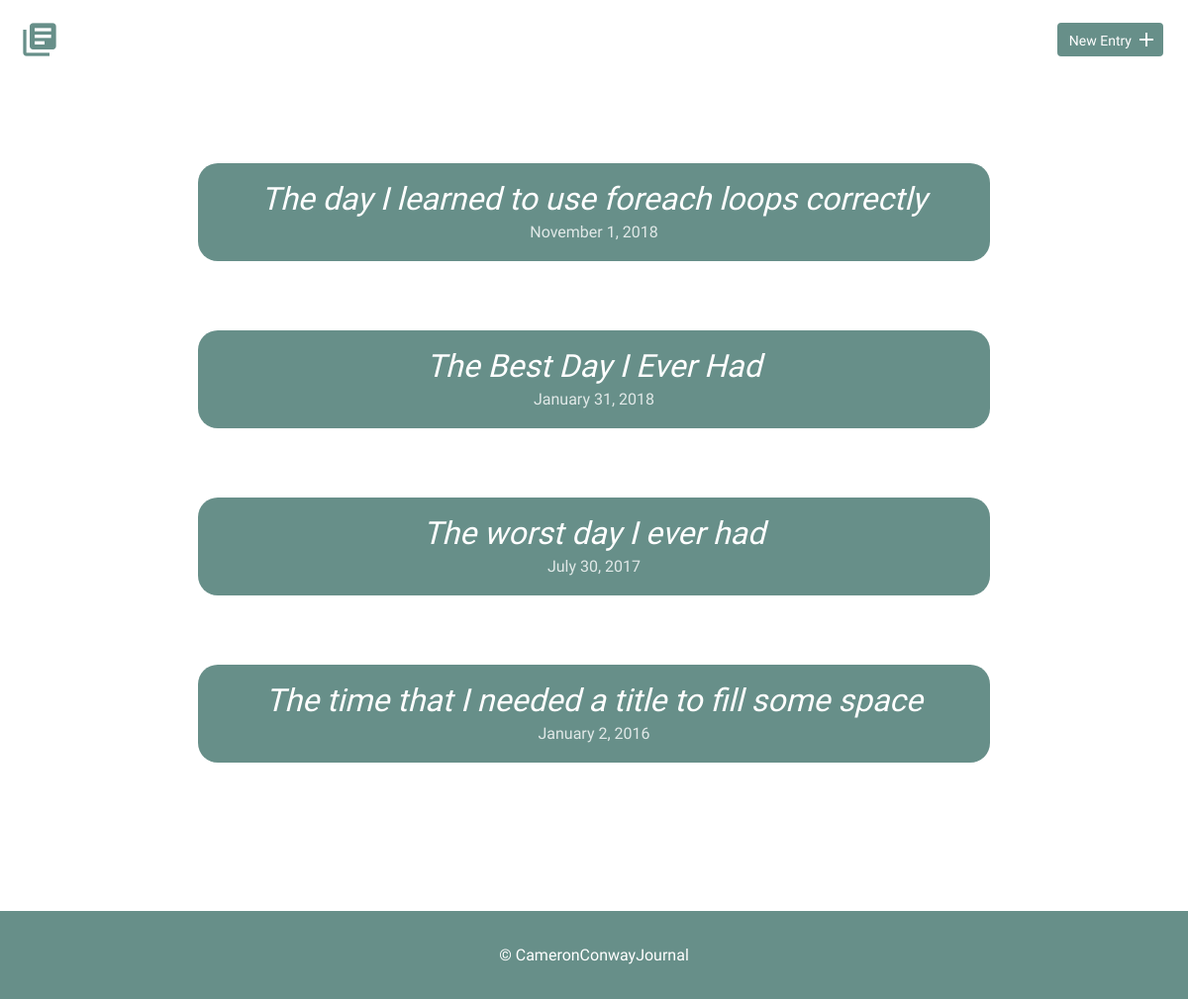
/, run on an earlier commit of the app's database.
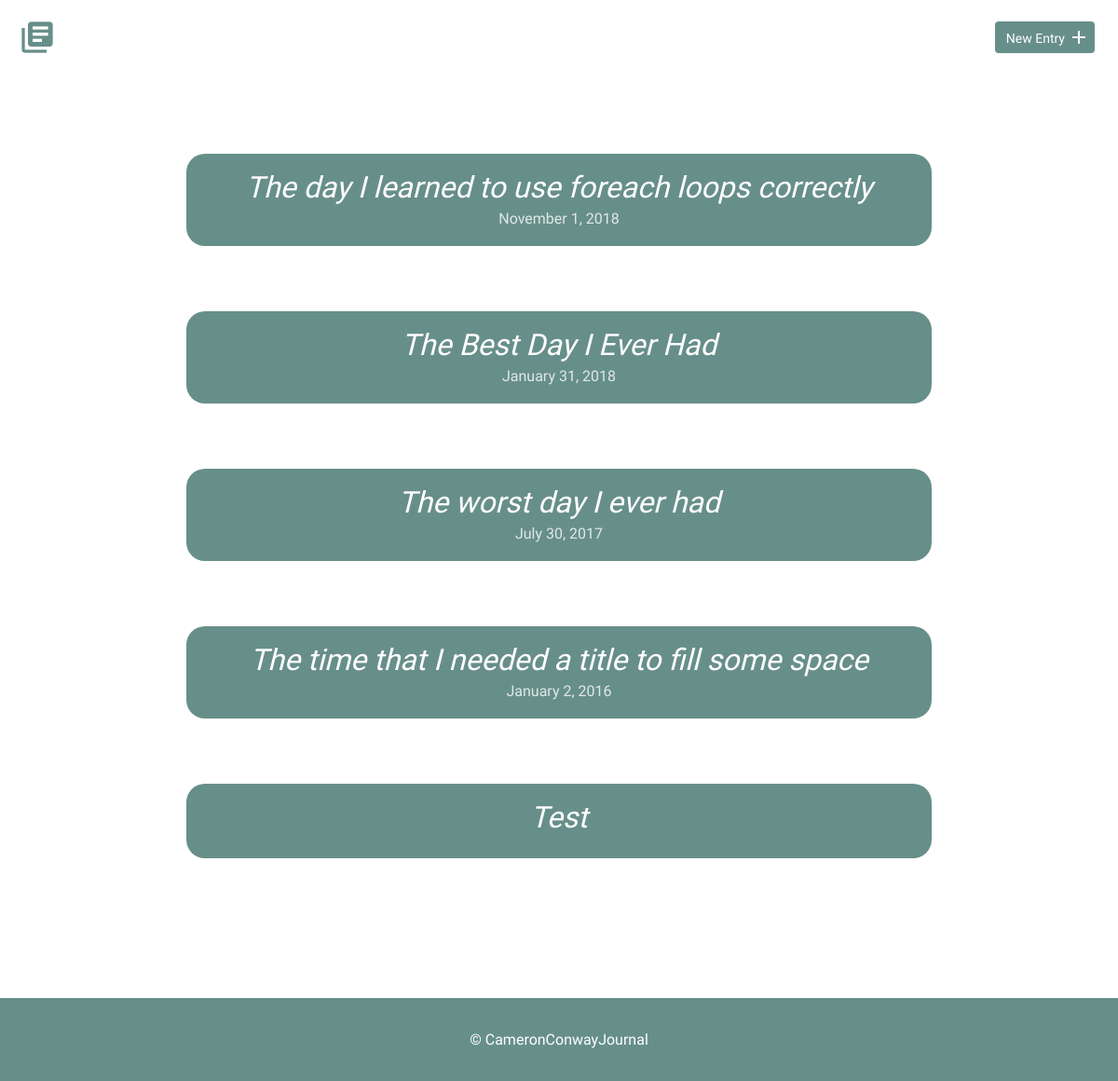
And on a later commit of the database.
### tables this page shows
CREATE TABLE "entries" (
	`id`	INTEGER,
	`title`	TEXT,
	`date`	TEXT,
	`time_spent`	INTEGER,
	`learned`	BLOB,
	`resources`	BLOB, "entry_id",
	PRIMARY KEY(`id`)
);

### inc/functions.php (called while the page is built, shortened)
<?php
function get_all_entries() {
    include "connection.php";
    try {
        return $db->query('SELECT entry_id, title, date FROM entries ORDER BY date DESC');
    } catch(Exception $e) {
        echo "Error Message - " . $e->getMessage() . "</br>";
        return false;
    }
    return true;
}

### index.php (the view, shortened to what this page needs)
<?php
    include "inc/functions.php";
    include "inc/header.php";?>
        <section>
            <div class="container">
                <div class="entry-list index-entries">
                    <?php
                        foreach(get_all_entries() as $entry) {
                            $formattedDate = date('F j, Y', strtotime($entry['date']));
                            echo "<article>";
                            echo "<h2><a class='index-title' href='detail.php?id=" . $entry['entry_id'] . "'>" . $entry['title'] . "</a></h2>";
                            if(!empty($entry['date'])) {
                                echo "<time class='index-time' datetime='" . $entry['date'] . "'>" . $formattedDate . "</time>";
                            }
                            echo "</article>";
                        }
                    ?>
                </div>
            </div>
        </section>
    <?php include "inc/footer.php"; ?>

What changed in the data, as far as the page shows it:
added entries: title "Test"
